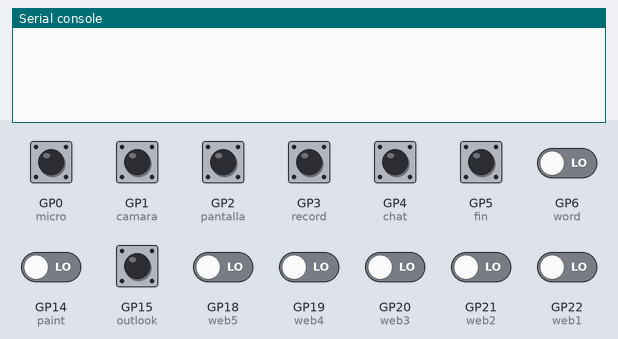
A program run on a simulated Raspberry Pi Pico running CircuitPython. Shown: the last lines printed to the serial console. The test bench sets the inputs (shaded band); at power-on: GP0 (micro), GP1 (camara), GP2 (pantalla), GP3 (record), GP4 (chat), GP5 (fin), GP6 (word), GP14 (paint), GP15 (outlook), GP18 (web5), GP19 (web4), GP20 (web3), GP21 (web2), GP22 (web1) LOW. USB keyboard and mouse output is not drawn.

Above: at 1.2 s.
1.3 s: GP0 (micro) pulled HIGH for 0.15 s
At 2.1 s:
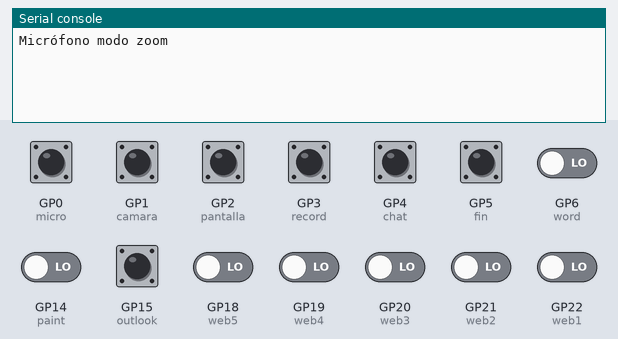
2.9 s: GP1 (camara) pulled HIGH for 0.15 s
At 4.2 s:
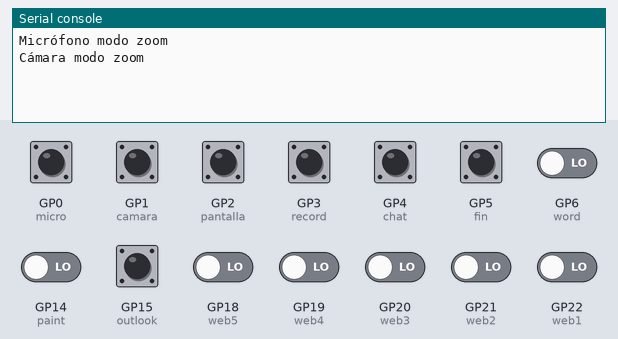
4.5 s: GP2 (pantalla) pulled HIGH for 0.15 s
At 5.5 s:
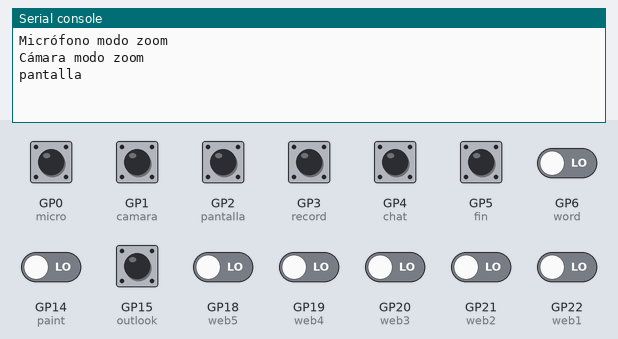
6.1 s: GP3 (record) pulled HIGH for 0.15 s
At 6.5 s:
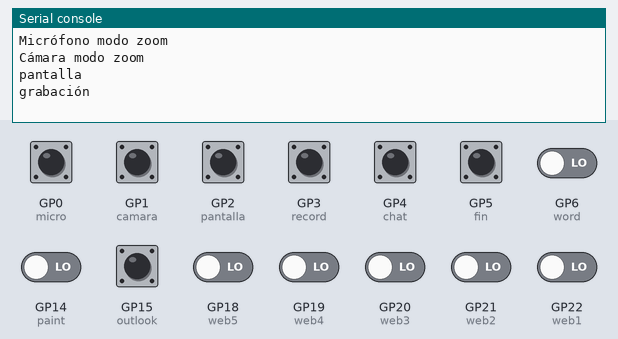
7.7 s: GP4 (chat) pulled HIGH for 0.15 s
At 8.7 s:
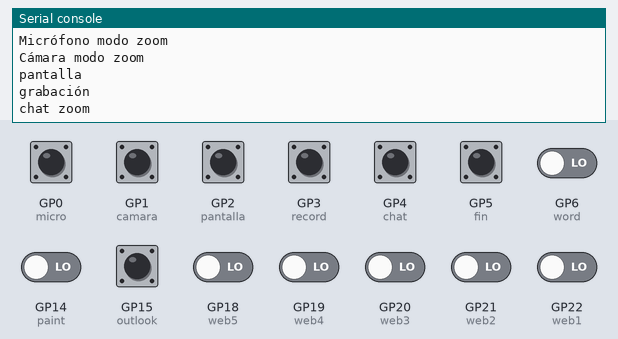
9.3 s: GP5 (fin) pulled HIGH for 0.15 s
At 9.8 s:
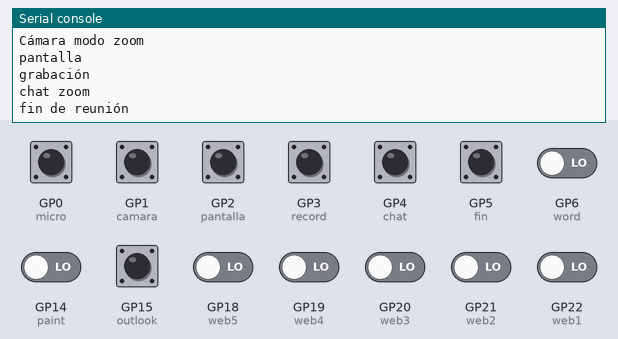

The program:

code.py
```python
import time
import digitalio
import board
import usb_hid

from adafruit_hid.keyboard import Keyboard
from adafruit_hid.keyboard_layout_us import KeyboardLayoutUS
from adafruit_hid.keycode import Keycode
#Copie el link de la página que desea configurar para su botón
pagina1 = "www.wikipedia.com"
pagina2 = "www.google.com"
pagina3 = "www.facebook.com"
pagina4 = "www.raspberrypi.org"
pagina5 = "www.circuitpython.org"

#Definición del comando previo para iniciar el navegador
comando_cmd = "cmd &c start chrome "

#Act/desc el micrófono zoom
micro_pin = board.GP0
#Act/desc la camara zoom
camara_pin = board.GP1
#Compartir/quitar Pantalla zoom
pantalla_pin = board.GP2
#Ini/fin grabación zoom
record_pin = board.GP3
#Chat zoom
chat_pin = board.GP4
#Fin de la reunion zoom
fin_pin = board.GP5
#abrir word desde ejecutar
word_pin = board.GP6
#Configuración CMD para abrir Paint
paint_pin = board.GP14
#Cambio de modo zoom/meet
outlook_pin = board.GP15
#Página Web 1
web1_pin = board.GP22
#Página Web 2
web2_pin = board.GP21
#Página web 3
web3_pin = board.GP20
#Página web 4
web4_pin = board.GP19
#Página web 5
web5_pin = board.GP18

#Declaración de funciones del teclado
keyboard = Keyboard(usb_hid.devices)
keyboard_layout = KeyboardLayoutUS(keyboard)

#Configuración de puerto y resistencia Pull Down
micro = digitalio.DigitalInOut(micro_pin)
micro.switch_to_input(digitalio.Pull.DOWN)

camara = digitalio.DigitalInOut(camara_pin)
camara.switch_to_input(digitalio.Pull.DOWN)

pantalla = digitalio.DigitalInOut(pantalla_pin)
pantalla.switch_to_input(digitalio.Pull.DOWN)

record = digitalio.DigitalInOut(record_pin)
record.switch_to_input(digitalio.Pull.DOWN)

chat = digitalio.DigitalInOut(chat_pin)
chat.switch_to_input(digitalio.Pull.DOWN)

fin = digitalio.DigitalInOut(fin_pin)
fin.switch_to_input(digitalio.Pull.DOWN)

word = digitalio.DigitalInOut(word_pin)
word.switch_to_input(digitalio.Pull.DOWN)

paint = digitalio.DigitalInOut(paint_pin)
paint.switch_to_input(digitalio.Pull.DOWN)

outlook = digitalio.DigitalInOut(outlook_pin)
outlook.switch_to_input(digitalio.Pull.DOWN)

web1 = digitalio.DigitalInOut(web1_pin)
web1.switch_to_input(digitalio.Pull.DOWN)

web2 = digitalio.DigitalInOut(web2_pin)
web2.switch_to_input(digitalio.Pull.DOWN)

web3 = digitalio.DigitalInOut(web3_pin)
web3.switch_to_input(digitalio.Pull.DOWN)

web4 = digitalio.DigitalInOut(web4_pin)
web4.switch_to_input(digitalio.Pull.DOWN)

web5 = digitalio.DigitalInOut(web5_pin)
web5.switch_to_input(digitalio.Pull.DOWN)

modo = 0
#Inicio de programa principal
while True:
    if micro.value:
        if modo == 0:
            print("Micrófono modo zoom")
            keyboard.press(Keycode.ALT, Keycode.A)
            time.sleep(0.1)
            keyboard.release(Keycode.ALT, Keycode.A)
            time.sleep(0.1)
        else:
            print("Micrófono modo meet")
            keyboard.press(Keycode.CONTROL, Keycode.D)
            time.sleep(0.1)
            keyboard.release(Keycode.CONTROL, Keycode.D)
            time.sleep(0.1)
    if camara.value:
        if modo == 0:
            print("Cámara modo zoom")
            keyboard.press(Keycode.ALT, Keycode.V)
            time.sleep(0.1)
            keyboard.release(Keycode.ALT, Keycode.V)
            time.sleep(0.1)
        else:
            print("Cámara modo meet")
            keyboard.press(Keycode.CONTROL, Keycode.E)
            time.sleep(0.1)
            keyboard.release(Keycode.CONTROL, Keycode.E)
            time.sleep(0.1)
    if pantalla.value:
        print("pantalla")
        keyboard.press(Keycode.ALT, Keycode.S)
        time.sleep(0.1)
        keyboard.release(Keycode.ALT, Keycode.S)
        time.sleep(0.1)
    if record.value:
        print("grabación")
        keyboard.press(Keycode.ALT, Keycode.R)
        time.sleep(0.1)
        keyboard.release(Keycode.ALT, Keycode.R)
        time.sleep(0.1)
    if chat.value:
        if modo == 0:
            print("chat zoom")
            keyboard.press(Keycode.ALT, Keycode.H)
            time.sleep(0.1)
            keyboard.release(Keycode.ALT, Keycode.H)
            time.sleep(0.1)
        else:
            print("chat meet")
            keyboard.press(Keycode.CONTROL, Keycode.ALT, Keycode.C)
            time.sleep(0.1)
            keyboard.release(Keycode.CONTROL, Keycode.ALT, Keycode.C)
            time.sleep(0.1)
    if fin.value:
        print("fin de reunión")
        keyboard.press(Keycode.ALT, Keycode.Q)
        time.sleep(0.1)
        keyboard.release(Keycode.ALT, Keycode.Q)
        time.sleep(0.1)
    if word.value:
        print("word")
        keyboard.press(Keycode.GUI, Keycode.R)
        time.sleep(0.1)
        keyboard.release(Keycode.GUI, Keycode.R)
        time.sleep(0.1)
        keyboard_layout.write("winword\n")
        time.sleep(0.1)
    if paint.value:
        print("paint")
        keyboard.press(Keycode.GUI, Keycode.R)
        time.sleep(0.1)
        keyboard.release(Keycode.GUI, Keycode.R)
        time.sleep(0.1)
        keyboard_layout.write("mspaint\n")
        time.sleep(0.1)
    if outlook.value:
        print("cambio de modo")
        if modo == 1:
            modo = 0;
            time.sleep(0.1)
        else:
            modo = 1;
            time.sleep(0.1)
        time.sleep(0.1)
    if web1.value:
        print(pagina1)
        keyboard.press(Keycode.GUI, Keycode.R)
        time.sleep(0.1)
        keyboard.release(Keycode.GUI, Keycode.R)
        time.sleep(0.1)
        keyboard_layout.write(pagina1+"\n")
        time.sleep(0.1)
    if web2.value:
        print(pagina2)
        keyboard.press(Keycode.GUI, Keycode.R)
        time.sleep(0.1)
        keyboard.release(Keycode.GUI, Keycode.R)
        time.sleep(0.1)
        keyboard_layout.write(pagina2+"\n")
        time.sleep(0.1)
    if web3.value:
        print(pagina3)
        keyboard.press(Keycode.GUI, Keycode.R)
        time.sleep(0.1)
        keyboard.release(Keycode.GUI, Keycode.R)
        time.sleep(0.1)
        keyboard_layout.write(pagina3+"\n")
        time.sleep(0.1)
    if web4.value:
        print(pagina4)
        keyboard.press(Keycode.GUI, Keycode.R)
        time.sleep(0.1)
        keyboard.release(Keycode.GUI, Keycode.R)
        time.sleep(0.1)
        keyboard_layout.write(pagina4+"\n")
        time.sleep(0.1)
    if web5.value:
        print(pagina5)
        keyboard.press(Keycode.GUI, Keycode.R)
        time.sleep(0.1)
        keyboard.release(Keycode.GUI, Keycode.R)
        time.sleep(0.1)
        keyboard_layout.write(pagina5+"\n")
        time.sleep(0.1)
    time.sleep(0.1)
```

Measured:
- after the input at 1.3 s, the serial console: prints a new line at once (image 1)
- after the input at 2.9 s, the serial console: prints a new line at once (image 2)
- after the input at 4.5 s, the serial console: prints a new line after 0.07 s (image 3)
- after the input at 6.1 s, the serial console: prints a new line after 0.10 s (image 4)
- after the input at 7.7 s, the serial console: prints a new line at once (image 5)
- after the input at 9.3 s, the serial console: prints a new line after 0.06 s (image 6)
